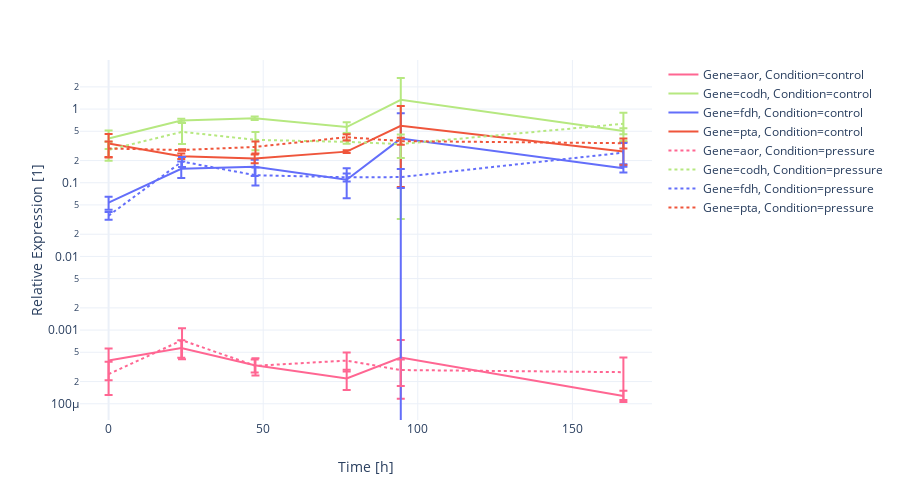

Here is the notebook cell this chart was saved with:
### Code cell
def plot(): 
    return py.iplot(
        px.line(
            mean_data.reset_index().loc[
                mean_data.reset_index().Quantity == "Relative Expression"
            ].rename(
                {"Quality": "Gene"},
                axis="columns"
            ),
            x="Time",
            y="Value",
            error_y="StDev",
            line_group="Condition",
            line_dash="Condition",
            color="Gene",
            height=500,
            template="plotly_white",
            color_discrete_map=bottle_color_map,
            log_y=True,
            labels={
                "Value": "Relative Expression [%s]"%(units_of_choice["Relative Expression"]),
                "Time": "Time [%s]"%(units_of_choice["Time"])
            }
        )
    )

plot()

### Figure 1 — Plotly figure (JSON) as saved in the notebook; plotly's stock layout.template omitted (floating-point values rounded to 4 significant figures)
{"data": [{"error_y": {"array": [0.0001777, 0.0001526, 6.637e-05, 6.745e-05, 0.0003074, 2.213e-05]}, "hovertemplate": "Condition=control<br>Gene=aor<br>Condition=control<br>Time [h]=%{x}<br>Relative Expression [1]=%{y}<extra></extra>", "legendgroup": "Gene=aor, Condition=control", "line": {"color": "#ff6692", "dash": "solid"}, "mode": "lines", "name": "Gene=aor, Condition=control", "showlegend": true, "type": "scatter", "uid": "51814931-30b7-4aed-81ae-00df2741881c", "x": [0, 23.5, 47.25, 77, 94.5, 166.5], "xaxis": "x", "y": [0.0003856, 0.0005725, 0.0003322, 0.000221, 0.0004243, 0.0001277], "yaxis": "y"}, {"error_y": {"array": [0.1117, 0.037, 0.04131, 0.09525, 1.305, 0.04656]}, "hovertemplate": "Condition=control<br>Gene=codh<br>Condition=control<br>Time [h]=%{x}<br>Relative Expression [1]=%{y}<extra></extra>", "legendgroup": "Gene=codh, Condition=control", "line": {"color": "#b6e880", "dash": "solid"}, "mode": "lines", "name": "Gene=codh, Condition=control", "showlegend": true, "type": "scatter", "uid": "48d21724-6529-4b04-b8d7-a5266f0647aa", "x": [0, 23.5, 47.25, 77, 94.5, 166.5], "xaxis": "x", "y": [0.3985, 0.7001, 0.7511, 0.5695, 1.337, 0.5022], "yaxis": "y"}, {"error_y": {"array": [0.01085, 0.03893, 0.04062, 0.04807, 0.4804, 0.02027]}, "hovertemplate": "Condition=control<br>Gene=fdh<br>Condition=control<br>Time [h]=%{x}<br>Relative Expression [1]=%{y}<extra></extra>", "legendgroup": "Gene=fdh, Condition=control", "line": {"color": "#636efa", "dash": "solid"}, "mode": "lines", "name": "Gene=fdh, Condition=control", "showlegend": true, "type": "scatter", "uid": "9467c6d5-a7be-4e0d-b29a-3ffda38ba7ca", "x": [0, 23.5, 47.25, 77, 94.5, 166.5], "xaxis": "x", "y": [0.05383, 0.1546, 0.1643, 0.1096, 0.3972, 0.1577], "yaxis": "y"}, {"error_y": {"array": [0.1177, 0.01941, 0.02907, 0.01176, 0.505, 0.09265]}, "hovertemplate": "Condition=control<br>Gene=pta<br>Condition=control<br>Time [h]=%{x}<br>Relative Expression [1]=%{y}<extra></extra>", "legendgroup": "Gene=pta, Condition=control", "line": {"color": "#EF553B", "dash": "solid"}, "mode": "lines", "name": "Gene=pta, Condition=control", "showlegend": true, "type": "scatter", "uid": "55a8575e-5d94-41c1-a74a-2ee45e21eaa5", "x": [0, 23.5, 47.25, 77, 94.5, 166.5], "xaxis": "x", "y": [0.3419, 0.2294, 0.2126, 0.2645, 0.5925, 0.2654], "yaxis": "y"}, {"error_y": {"array": [0.0001208, 0.0003272, 8.605e-05, 0.0001113, 0.0001129, 0.000156]}, "hovertemplate": "Condition=pressure<br>Gene=aor<br>Condition=pressure<br>Time [h]=%{x}<br>Relative Expression [1]=%{y}<extra></extra>", "legendgroup": "Gene=aor, Condition=pressure", "line": {"color": "#ff6692", "dash": "dot"}, "mode": "lines", "name": "Gene=aor, Condition=pressure", "showlegend": true, "type": "scatter", "uid": "d6cbf6ab-a040-4615-99b7-765db53c5cdb", "x": [0, 23.75, 47.5, 77, 94.5, 166.5], "xaxis": "x", "y": [0.0002519, 0.0007281, 0.0003273, 0.0003854, 0.0002867, 0.0002683], "yaxis": "y"}, {"error_y": {"array": [0.08061, 0.156, 0.1067, 0.01889, 0.1179, 0.2588]}, "hovertemplate": "Condition=pressure<br>Gene=codh<br>Condition=pressure<br>Time [h]=%{x}<br>Relative Expression [1]=%{y}<extra></extra>", "legendgroup": "Gene=codh, Condition=pressure", "line": {"color": "#b6e880", "dash": "dot"}, "mode": "lines", "name": "Gene=codh, Condition=pressure", "showlegend": true, "type": "scatter", "uid": "d0d9146b-fa35-46d0-8e25-37828f5fdbca", "x": [0, 23.75, 47.5, 77, 94.5, 166.5], "xaxis": "x", "y": [0.2793, 0.491, 0.3822, 0.3583, 0.3352, 0.6311], "yaxis": "y"}, {"error_y": {"array": [0.004395, 0.0297, 0.03491, 0.01472, 0.0346, 0.0908]}, "hovertemplate": "Condition=pressure<br>Gene=fdh<br>Condition=pressure<br>Time [h]=%{x}<br>Relative Expression [1]=%{y}<extra></extra>", "legendgroup": "Gene=fdh, Condition=pressure", "line": {"color": "#636efa", "dash": "dot"}, "mode": "lines", "name": "Gene=fdh, Condition=pressure", "showlegend": true, "type": "scatter", "uid": "e80719c4-a329-4997-80c6-d0d3a72668fa", "x": [0, 23.75, 47.5, 77, 94.5, 166.5], "xaxis": "x", "y": [0.03581, 0.1939, 0.1264, 0.1187, 0.1193, 0.2562], "yaxis": "y"}, {"error_y": {"array": [0.07049, 0.006919, 0.05712, 0.03977, 0.03965, 0.05276]}, "hovertemplate": "Condition=pressure<br>Gene=pta<br>Condition=pressure<br>Time [h]=%{x}<br>Relative Expression [1]=%{y}<extra></extra>", "legendgroup": "Gene=pta, Condition=pressure", "line": {"color": "#EF553B", "dash": "dot"}, "mode": "lines", "name": "Gene=pta, Condition=pressure", "showlegend": true, "type": "scatter", "uid": "f860ded4-1f0a-411f-876c-e1658ac4e935", "x": [0, 23.75, 47.5, 77, 94.5, 166.5], "xaxis": "x", "y": [0.2911, 0.2778, 0.3068, 0.4156, 0.3671, 0.3444], "yaxis": "y"}], "layout": {"grid": {"xaxes": ["x"], "xgap": 0.1, "xside": "bottom", "yaxes": ["y"], "ygap": 0.1, "yside": "left"}, "height": 500, "legend": {"tracegroupgap": 0}, "margin": {"t": 60}, "xaxis": {"title": {"text": "Time [h]"}}, "yaxis": {"title": {"text": "Relative Expression [1]"}, "type": "log"}}}
